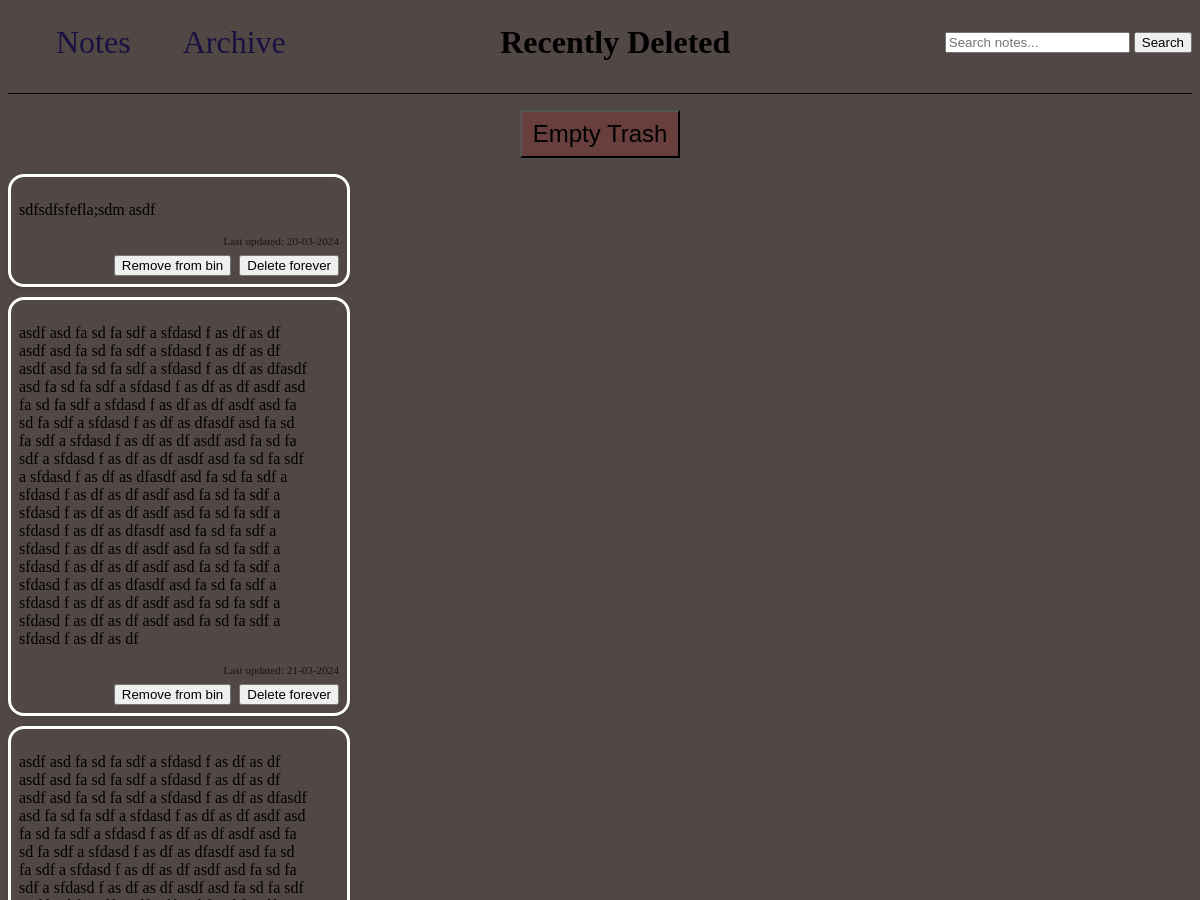
The app's page /bin (upper part), older data.
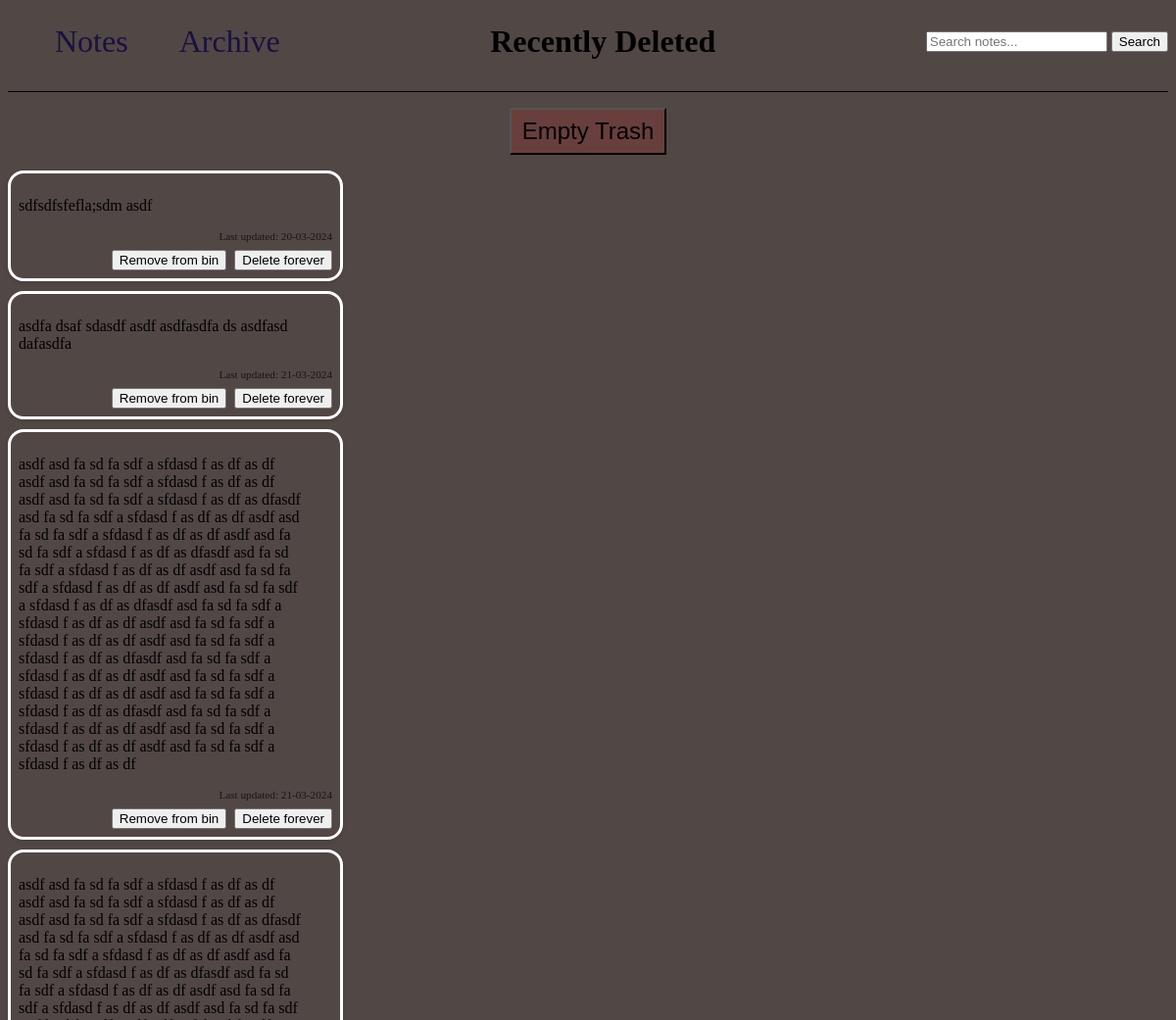
The same page, newer data.
### app.py (models this page shows)
class Note(db.Model): #db.model is a class that you inherit from for all models for flask sqlachemy
    id = db.Column(db.Integer, primary_key=True) #first column using id(int) as a key
    content = db.Column(db.String(200), nullable=False) #second column sets max input as 200chars and cant be empty
    archived = db.Column(db.Boolean, default=False, nullable=False)
    binned = db.Column(db.Boolean, default=False, nullable=False)
    date = db.Column(db.DateTime, default =datetime.utcnow)
    pinned = db.Column(db.Boolean,default = False)

### app.py (the view)
@app.route('/bin', methods = ['GET'])
def bin():
    query = request.args.get('query', '')
    binned_notes = Note.query.filter_by(binned = True).order_by(Note.pinned.desc(), Note.date.desc()).all()
    search_results_bin = []
    if query:
        search_results_bin = Note.query.filter(Note.content.ilike(f'%{query}%'), Note.binned == True).order_by(Note.pinned.desc(),Note.date.desc()).all()
    if binned_notes:
        return render_template('bin.html', notes=binned_notes, search_results = search_results_bin, query = query)
    else:
        return redirect(url_for('index'))

### templates/bin.html (shortened to what this page needs)
<!DOCTYPE html>
<html lang="en">
<head>
    {% from "other_macros.html" import head_elements %}
    {{ head_elements() }}
</head>
<body>
    {% from "button_macros.html" import empty_trash,cancel_search %}
    {% from "other_macros.html" import search_box %}
    {% from "meta_macros.html" import render_notes, links_bar %}
    <div class = "header_bar">
        {{ links_bar('bin')}}
        <h1 class = "title">Recently Deleted</h1>
        {{ search_box('bin', query)}}
    </div>
    <main class = "main_app">
        <div class = "notes_list">
            {% if query %}
                {{ cancel_search('bin') }}
                {% if search_results %}
                    <h2 class = "search_results_title">Search Results for: "{{ query }}" in bin</h2>
                    {{ render_notes(search_results,'bin') }}
                {% else %}
                    <p class = "no_results">No results found for "{{ query }}" :&#40;</p>
                {% endif %}
            {% else %}
                {{ empty_trash() }}
                {{ render_notes(notes ,'bin') }}
            {% endif %}
            </div>
    </main>
</body>
</html>

### templates/button_macros.html (shortened to what this page needs)
{% macro toggle_bin_button(note) %}
    <form action="{{ url_for('toggle_bin', note_id=note.id) }}" method="POST" >
        <button type="submit">{{ 'Remove from bin' if note.binned else 'Move to bin' }}</button>
    </form>
{% endmacro %}
{% macro display_date(note) %}
    <div>Last updated: {{ note.date.strftime('%d-%m-%Y') }}</div>
{% endmacro %}
{% macro delete_button(note) %}
    <form action = "{{ url_for('delete_note', note_id = note.id) }}" method = "POST" onsubmit="return confirmDelete()";>
        <button type = "submit" >Delete forever</button>
    </form>
{% endmacro %}
{% macro empty_trash() %}
    <div class = "deleteall">
        <form action = "{{url_for('empty_trash')}}" method = "POST" onsubmit = "return confirmEmptyTrash()";>
            <button type = "submit" class = "empty_trash">Empty Trash</button>
        </form>
    </div>
{% endmacro %}

### templates/meta_macros.html (shortened to what this page needs)
{% from "button_macros.html" import toggle_archived_button,toggle_bin_button,toggle_pin_button %}
{% from "button_macros.html" import display_datetime,display_date,edit_button,delete_button,cancel_search,search_button %}
{% from "other_macros.html" import archive_link, bin_link, index_link,search_box %}
{% macro render_notes(notes, type) %}
<div class="notes-grid masonry-container-{{ type }}">
  {% for note in notes %}
  <div class="note-container masonry-item">
    <div class="note-content">
      <p>{{ note.content }}</p>
    </div>
    <div class="note-extras">
      <div class="note-date">
        {% if type == 'main' %}
        {{ display_datetime(note) }}
        {% else %}
        {{ display_date(note) }}
        {% endif %}
      </div>
      <div class="note-buttons">
        {{ toggle_bin_button(note) }}
        {% if type == 'bin' %}
        {{ delete_button(note) }}
        {% endif %}
      </div>
    </div>
  </div>
  {% endfor %}
</div>
{% endmacro %}
{% macro links_bar(page) %}
    <header class = "header">
        {% if page != 'main' %}
            {{ index_link() }}
        {% endif %}
        {% if page != 'archive' %}
            {{ archive_link() }}
        {% endif %}
    </header>
{% endmacro %}

Row changes from the older to the newer data that the page shows:
now on this page (row edited): Note: content "asdfa dsaf sdasdf asdf asdfasdfa ds asdfasd dafasdfa", date "21-03-2024", binned "Remove from bin"
